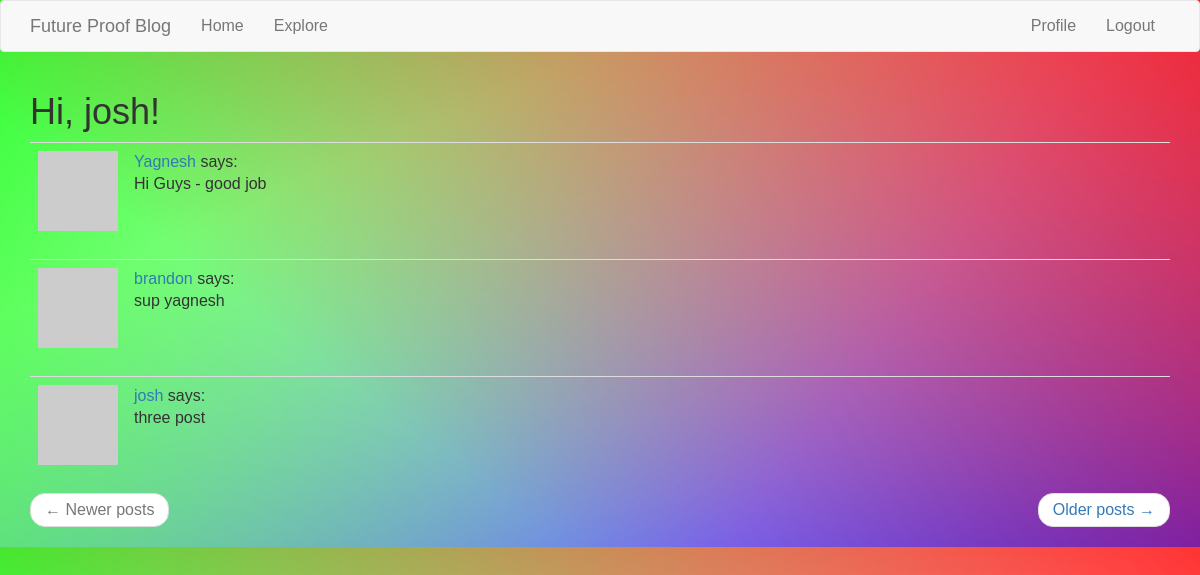
The page /explore (signed in) on the database its author committed.
### app/models.py (models this page shows, shortened)
class User(UserMixin, db.Model):
    id = db.Column(db.Integer, primary_key=True)
    username = db.Column(db.String(64), index=True, unique=True)
    email = db.Column(db.String(120), index=True, unique=True)
    password_hash = db.Column(db.String(128))
    posts = db.relationship('Post', backref='author', lazy='dynamic')
    followed = db.relationship(
        'User', secondary=followers,
        primaryjoin=(followers.c.follower_id == id),
        secondaryjoin=(followers.c.followed_id == id),
        backref=db.backref('followers', lazy='dynamic'), lazy='dynamic')
    def avatar(self, size):
        digest = md5(self.email.lower().encode('utf-8')).hexdigest()
        return 'https://www.gravatar.com/avatar/{}?d=identicon&s={}'.format(
            digest, size)
    about_me = db.Column(db.String(140))
    last_seen = db.Column(db.DateTime, default=datetime.utcnow)

class Post(db.Model):
    id = db.Column(db.Integer, primary_key=True)
    body = db.Column(db.String(140))
    timestamp = db.Column(db.DateTime, index=True, default=datetime.utcnow)
    user_id = db.Column(db.Integer, db.ForeignKey('user.id'))

### app/routes.py (the view)
@app.route('/explore')
@login_required
def explore():
    page = request.args.get('page', 1, type=int)
    posts = Post.query.order_by(Post.timestamp.desc()).paginate(
        page, app.config['POSTS_PER_PAGE'], False)
    next_url = url_for('explore', page=posts.next_num) \
        if posts.has_next else None
    prev_url = url_for('explore', page=posts.prev_num) \
        if posts.has_prev else None
    return render_template("index.html", title='Explore', posts=posts.items,
                          next_url=next_url, prev_url=prev_url)

### app/models.py (called while the page is built)
@login.user_loader
def load_user(id):
    return User.query.get(int(id))

### app/routes.py (called while the page is built)
@app.before_request
def before_request():
    if current_user.is_authenticated:
        current_user.last_seen = datetime.utcnow()
        db.session.commit()

### app/templates/index.html (shortened to what this page needs)
{% extends "base.html" %}
{% import 'bootstrap/wtf.html' as wtf %}
{% block app_content %}
    <h1>Hi, {{ current_user.username }}!</h1>
    {% for post in posts %}
        {% include '_post.html' %}
    {% endfor %}
    <nav aria-label="...">
        <ul class="pager">
            <li class="previous{% if not prev_url %} disabled{% endif %}">
                <a href="{{ prev_url or '#' }}">
                    <span aria-hidden="true">&larr;</span> Newer posts
                </a>
            </li>
            <li class="next{% if not next_url %} disabled{% endif %}">
                <a href="{{ next_url or '#' }}">
                    Older posts <span aria-hidden="true">&rarr;</span>
                </a>
            </li>
        </ul>
    </nav>
{% endblock %}

### app/templates/_post.html
<table class="table table-hover">
    <tr>
        <td width="70px">
            <a href="{{ url_for('user', username=post.author.username) }}">
                <img src="{{ post.author.avatar(70) }}" />
            </a>
        </td>
        <td>
            <a href="{{ url_for('user', username=post.author.username) }}">
                {{ post.author.username }}
            </a>
            says:
            <br>
            {{ post.body }}
        </td>
    </tr>
</table>

### app/static/base.css (style rules this page uses)
body { background: linear-gradient(217deg, rgba(255,0,0,.8), rgba(255,0,0,0) 70.71%), linear-gradient(127deg, rgba(0,255,0,.8), rgba(0,255,0,0) 70.71%), linear-gradient(336deg, rgba(0,0,255,.8), rgba(0,0,255,0) 70.71%) no-repeat; font-family: 'Trebuchet MS', 'Lucida Sans Unicode', 'Lucida Grande', 'Lucida Sans', Arial, sans-serif; font-size: medium; }

### rows shown on the page
User: username "josh"
Post: author.username "Yagnesh", body "Hi Guys - good job"
Post: author.username "brandon", body "sup yagnesh"
Post: author.username "josh", body "three post"

### other values the page prints
{{ ('Home') }} "Home"
{{ ('Explore') }} "Explore"
{{ ('Profile') }} "Profile"
{{ ('Logout') }} "Logout"
